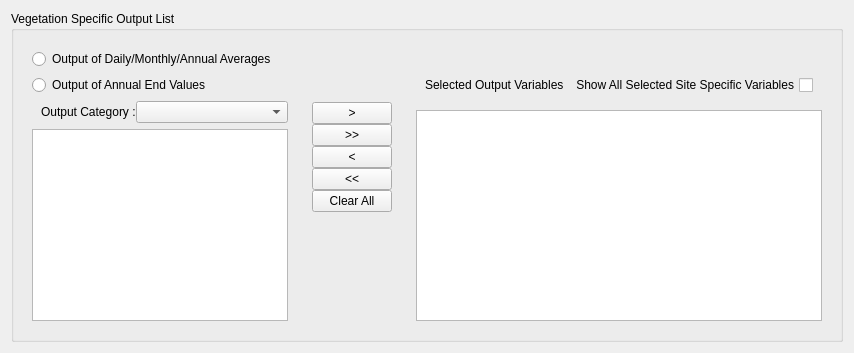
        <widget class="QWidget" name="tbpVegetationSpecificOutput">
         <attribute name="title">
          <string>Output List: Vegetation Specific</string>
         </attribute>
         <layout class="QVBoxLayout" name="verticalLayout_7">
          <item>
           <widget class="QGroupBox" name="gpbVegetationSpecificOutputList">
            <property name="title">
             <string>Vegetation Specific Output List</string>
            </property>
            <layout class="QHBoxLayout" name="horizontalLayout_11">
             <item>
              <widget class="QFrame" name="frame_32">
               <property name="frameShape">
                <enum>QFrame::NoFrame</enum>
               </property>
               <property name="frameShadow">
                <enum>QFrame::Raised</enum>
               </property>
               <layout class="QVBoxLayout" name="verticalLayout_15">
                <item>
                 <widget class="QRadioButton" name="rbtVegetationSpecificDailyOutput">
                  <property name="text">
                   <string>Output of Daily/Monthly/Annual Averages</string>
                  </property>
                 </widget>
                </item>
                <item>
                 <widget class="QRadioButton" name="rbtVegetationSpecificAnnualOutput">
                  <property name="text">
                   <string>Output of Annual End Values</string>
                  </property>
                 </widget>
                </item>
                <item>
                 <widget class="QWidget" name="widget" native="true">
                  <layout class="QHBoxLayout" name="horizontalLayout_9" stretch="0,2">
                   <property name="spacing">
                    <number>0</number>
                   </property>
                   <property name="topMargin">
                    <number>0</number>
                   </property>
                   <property name="rightMargin">
                    <number>0</number>
                   </property>
                   <property name="bottomMargin">
                    <number>0</number>
                   </property>
                   <item>
                    <widget class="QLabel" name="lblVegetationSpecificOutputCategory">
                     <property name="text">
                      <string>Output Category :</string>
                     </property>
                    </widget>
                   </item>
                   <item>
                    <widget class="QComboBox" name="cmbVegetationSpecificCategory"/>
                   </item>
                  </layout>
                 </widget>
                </item>
                <item>
                 <widget class="QTableWidget" name="twVegSpecificVariable">
                  <property name="alternatingRowColors">
                   <bool>true</bool>
                  </property>
                  <property name="selectionMode">
                   <enum>QAbstractItemView::MultiSelection</enum>
                  </property>
                  <property name="selectionBehavior">
                   <enum>QAbstractItemView::SelectRows</enum>
                  </property>
                  <property name="sortingEnabled">
                   <bool>true</bool>
                  </property>
                  <attribute name="verticalHeaderVisible">
                   <bool>false</bool>
                  </attribute>
                 </widget>
                </item>
               </layout>
              </widget>
             </item>
             <item>
              <widget class="QFrame" name="frame_11">
               <property name="frameShape">
                <enum>QFrame::NoFrame</enum>
               </property>
               <property name="frameShadow">
                <enum>QFrame::Raised</enum>
               </property>
               <layout class="QVBoxLayout" name="verticalLayout_8" stretch="2,0,0,0,0,0,5">
                <property name="spacing">
                 <number>0</number>
                </property>
                <property name="topMargin">
                 <number>15</number>
                </property>
                <property name="bottomMargin">
                 <number>0</number>
                </property>
                <item>
                 <widget class="QFrame" name="frame_34">
                  <property name="frameShape">
                   <enum>QFrame::NoFrame</enum>
                  </property>
                  <property name="frameShadow">
                   <enum>QFrame::Raised</enum>
                  </property>
                 </widget>
                </item>
                <item>
                 <widget class="QPushButton" name="btnVegetationSpecificVariableAdd">
                  <property name="text">
                   <string>&gt;</string>
                  </property>
                 </widget>
                </item>
                <item>
                 <widget class="QPushButton" name="btnVegetationSpecificVariableAddAll">
                  <property name="text">
                   <string>&gt;&gt;</string>
                  </property>
                 </widget>
                </item>
                <item>
                 <widget class="QPushButton" name="btnVegetationSpecificVariableRemove">
                  <property name="text">
                   <string>&lt;</string>
                  </property>
                 </widget>
                </item>
                <item>
                 <widget class="QPushButton" name="btnVegetationSpecificVariableRemoveAll">
                  <property name="text">
                   <string>&lt;&lt;</string>
                  </property>
                 </widget>
                </item>
                <item>
                 <widget class="QPushButton" name="btnClearVegVariables">
                  <property name="text">
                   <string>Clear All</string>
                  </property>
                 </widget>
                </item>
                <item>
                 <widget class="QFrame" name="frame_33">
                  <property name="frameShape">
                   <enum>QFrame::NoFrame</enum>
                  </property>
                  <property name="frameShadow">
                   <enum>QFrame::Raised</enum>
                  </property>
                 </widget>
                </item>
               </layout>
              </widget>
             </item>
             <item>
              <widget class="QFrame" name="frame_36">
               <property name="frameShape">
                <enum>QFrame::NoFrame</enum>
               </property>
               <property name="frameShadow">
                <enum>QFrame::Raised</enum>
               </property>
               <layout class="QVBoxLayout" name="verticalLayout_16">
                <property name="topMargin">
                 <number>20</number>
                </property>
                <item>
                 <widget class="QFrame" name="frame_37">
                  <property name="frameShape">
                   <enum>QFrame::NoFrame</enum>
                  </property>
                  <property name="frameShadow">
                   <enum>QFrame::Raised</enum>
                  </property>
                 </widget>
                </item>
                <item>
                 <widget class="QFrame" name="frame_35">
                  <property name="frameShape">
                   <enum>QFrame::NoFrame</enum>
                  </property>
                  <property name="frameShadow">
                   <enum>QFrame::Raised</enum>
                  </property>
                  <layout class="QHBoxLayout" name="horizontalLayout_10">
                   <item>
                    <widget class="QLabel" name="lblVegetationSpecificSelectedList">
                     <property name="text">
                      <string>Selected Output Variables</string>
                     </property>
                    </widget>
                   </item>
                   <item>
                    <widget class="QCheckBox" name="ckbShowAllSelectedVegVariable">
                     <property name="layoutDirection">
                      <enum>Qt::RightToLeft</enum>
                     </property>
                     <property name="text">
                      <string>Show All Selected Site Specific Variables</string>
                     </property>
                     <property name="tristate">
                      <bool>false</bool>
                     </property>
                    </widget>
                   </item>
                  </layout>
                 </widget>
                </item>
                <item>
                 <widget class="QTableWidget" name="twVegetationSpecificSelectedVariable">
                  <property name="alternatingRowColors">
                   <bool>true</bool>
                  </property>
                  <property name="selectionMode">
                   <enum>QAbstractItemView::MultiSelection</enum>
                  </property>
                  <property name="selectionBehavior">
                   <enum>QAbstractItemView::SelectRows</enum>
                  </property>
                  <property name="sortingEnabled">
                   <bool>true</bool>
                  </property>
                  <attribute name="verticalHeaderVisible">
                   <bool>false</bool>
                  </attribute>
                 </widget>
                </item>
               </layout>
              </widget>
             </item>
            </layout>
           </widget>
          </item>
         </layout>
        </widget>
